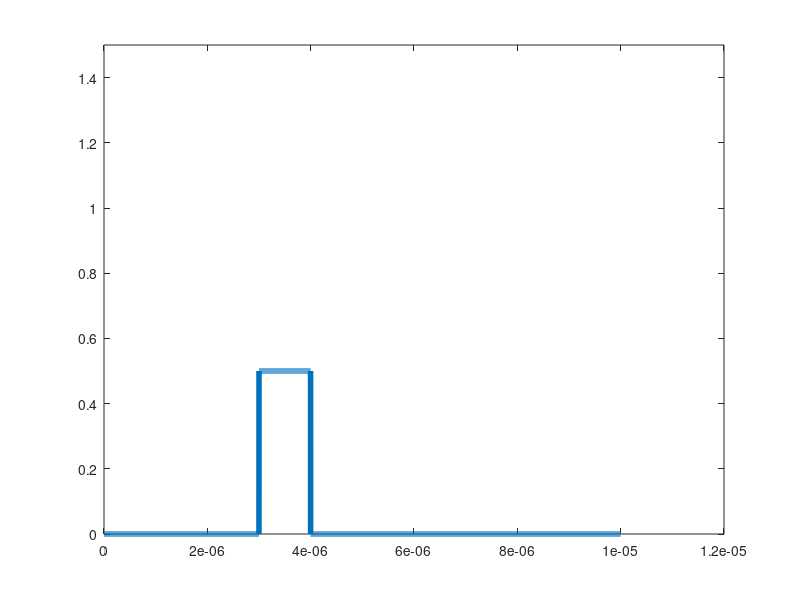

Here is the MATLAB script that generated this plot:
ts = 1e-9;
tau = 1e-6;
R = 450;
alpha = 0.5;
C = 3e8;

td = 2*R/C;
fs=1/ts;

T = 0:ts:1e-5;
Tlen=length(T);

td_steps = (td/1e-5)*(Tlen-1);
tau_steps = ((td+tau)/1e-5)*(Tlen-1);

x = zeros(1,Tlen);
x(fix(td_steps+1):fix(tau_steps)) = 0.5 * ones(fix(tau_steps - td_steps), 1);

plot(T,x,'LineWidth',4)
ylim([0 1.5])